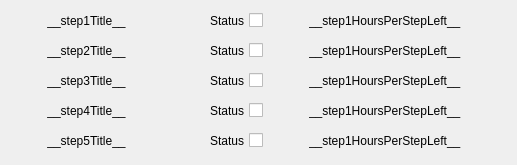
              <widget class="QWidget" name="scrollAreaWidgetContents">
               <property name="geometry">
                <rect>
                 <x>0</x>
                 <y>0</y>
                 <width>517</width>
                 <height>165</height>
                </rect>
               </property>
               <widget class="QWidget" name="layoutWidget">
                <property name="geometry">
                 <rect>
                  <x>10</x>
                  <y>40</y>
                  <width>501</width>
                  <height>22</height>
                 </rect>
                </property>
                <layout class="QHBoxLayout" name="horizontalLayout_6">
                 <item>
                  <widget class="QLabel" name="step2title_label">
                   <property name="text">
                    <string>__step2Title__</string>
                   </property>
                   <property name="alignment">
                    <set>Qt::AlignCenter</set>
                   </property>
                  </widget>
                 </item>
                 <item>
                  <spacer name="horizontalSpacer_7">
                   <property name="orientation">
                    <enum>Qt::Horizontal</enum>
                   </property>
                   <property name="sizeType">
                    <enum>QSizePolicy::Fixed</enum>
                   </property>
                   <property name="sizeHint" stdset="0">
                    <size>
                     <width>40</width>
                     <height>20</height>
                    </size>
                   </property>
                  </spacer>
                 </item>
                 <item>
                  <widget class="QCheckBox" name="step2_checkBox">
                   <property name="maximumSize">
                    <size>
                     <width>54</width>
                     <height>17</height>
                    </size>
                   </property>
                   <property name="layoutDirection">
                    <enum>Qt::RightToLeft</enum>
                   </property>
                   <property name="text">
                    <string>Status</string>
                   </property>
                   <property name="tristate">
                    <bool>false</bool>
                   </property>
                  </widget>
                 </item>
                 <item>
                  <spacer name="horizontalSpacer_8">
                   <property name="orientation">
                    <enum>Qt::Horizontal</enum>
                   </property>
                   <property name="sizeType">
                    <enum>QSizePolicy::Fixed</enum>
                   </property>
                   <property name="sizeHint" stdset="0">
                    <size>
                     <width>40</width>
                     <height>20</height>
                    </size>
                   </property>
                  </spacer>
                 </item>
                 <item>
                  <widget class="QLabel" name="step1hoursPerStepLeft_label_2">
                   <property name="text">
                    <string>__step1HoursPerStepLeft__</string>
                   </property>
                  </widget>
                 </item>
                 <item>
                  <spacer name="horizontalSpacer_16">
                   <property name="orientation">
                    <enum>Qt::Horizontal</enum>
                   </property>
                   <property name="sizeType">
                    <enum>QSizePolicy::Fixed</enum>
                   </property>
                   <property name="sizeHint" stdset="0">
                    <size>
                     <width>50</width>
                     <height>20</height>
                    </size>
                   </property>
                  </spacer>
                 </item>
                </layout>
               </widget>
               <widget class="QWidget" name="layoutWidget_2">
                <property name="geometry">
                 <rect>
                  <x>10</x>
                  <y>70</y>
                  <width>501</width>
                  <height>22</height>
                 </rect>
                </property>
                <layout class="QHBoxLayout" name="horizontalLayout_7">
                 <item>
                  <widget class="QLabel" name="step3title_label">
                   <property name="text">
                    <string>__step3Title__</string>
                   </property>
                   <property name="alignment">
                    <set>Qt::AlignCenter</set>
                   </property>
                  </widget>
                 </item>
                 <item>
                  <spacer name="horizontalSpacer_9">
                   <property name="orientation">
                    <enum>Qt::Horizontal</enum>
                   </property>
                   <property name="sizeType">
                    <enum>QSizePolicy::Fixed</enum>
                   </property>
                   <property name="sizeHint" stdset="0">
                    <size>
                     <width>40</width>
                     <height>20</height>
                    </size>
                   </property>
                  </spacer>
                 </item>
                 <item>
                  <widget class="QCheckBox" name="step3_checkBox">
                   <property name="maximumSize">
                    <size>
                     <width>54</width>
                     <height>17</height>
                    </size>
                   </property>
                   <property name="layoutDirection">
                    <enum>Qt::RightToLeft</enum>
                   </property>
                   <property name="text">
                    <string>Status</string>
                   </property>
                   <property name="tristate">
                    <bool>false</bool>
                   </property>
                  </widget>
                 </item>
                 <item>
                  <spacer name="horizontalSpacer_10">
                   <property name="orientation">
                    <enum>Qt::Horizontal</enum>
                   </property>
                   <property name="sizeType">
                    <enum>QSizePolicy::Fixed</enum>
                   </property>
                   <property name="sizeHint" stdset="0">
                    <size>
                     <width>40</width>
                     <height>20</height>
                    </size>
                   </property>
                  </spacer>
                 </item>
                 <item>
                  <widget class="QLabel" name="step1hoursPerStepLeft_label_3">
                   <property name="text">
                    <string>__step1HoursPerStepLeft__</string>
                   </property>
                  </widget>
                 </item>
                 <item>
                  <spacer name="horizontalSpacer_17">
                   <property name="orientation">
                    <enum>Qt::Horizontal</enum>
                   </property>
                   <property name="sizeType">
                    <enum>QSizePolicy::Fixed</enum>
                   </property>
                   <property name="sizeHint" stdset="0">
                    <size>
                     <width>50</width>
                     <height>20</height>
                    </size>
                   </property>
                  </spacer>
                 </item>
                </layout>
               </widget>
               <widget class="QWidget" name="layoutWidget_3">
                <property name="geometry">
                 <rect>
                  <x>10</x>
                  <y>100</y>
                  <width>501</width>
                  <height>22</height>
                 </rect>
                </property>
                <layout class="QHBoxLayout" name="horizontalLayout_8">
                 <item>
                  <widget class="QLabel" name="step4title_label">
                   <property name="text">
                    <string>__step4Title__</string>
                   </property>
                   <property name="alignment">
                    <set>Qt::AlignCenter</set>
                   </property>
                  </widget>
                 </item>
                 <item>
                  <spacer name="horizontalSpacer_11">
                   <property name="orientation">
                    <enum>Qt::Horizontal</enum>
                   </property>
                   <property name="sizeType">
                    <enum>QSizePolicy::Fixed</enum>
                   </property>
                   <property name="sizeHint" stdset="0">
                    <size>
                     <width>40</width>
                     <height>20</height>
                    </size>
                   </property>
                  </spacer>
                 </item>
                 <item>
                  <widget class="QCheckBox" name="step4_checkBox">
                   <property name="maximumSize">
                    <size>
                     <width>54</width>
                     <height>17</height>
                    </size>
                   </property>
                   <property name="layoutDirection">
                    <enum>Qt::RightToLeft</enum>
                   </property>
                   <property name="text">
                    <string>Status</string>
                   </property>
                   <property name="tristate">
                    <bool>false</bool>
                   </property>
                  </widget>
                 </item>
                 <item>
                  <spacer name="horizontalSpacer_12">
                   <property name="orientation">
                    <enum>Qt::Horizontal</enum>
                   </property>
                   <property name="sizeType">
                    <enum>QSizePolicy::Fixed</enum>
                   </property>
                   <property name="sizeHint" stdset="0">
                    <size>
                     <width>40</width>
                     <height>20</height>
                    </size>
                   </property>
                  </spacer>
                 </item>
                 <item>
                  <widget class="QLabel" name="step1hoursPerStepLeft_label_4">
                   <property name="text">
                    <string>__step1HoursPerStepLeft__</string>
                   </property>
                  </widget>
                 </item>
                 <item>
                  <spacer name="horizontalSpacer_18">
                   <property name="orientation">
                    <enum>Qt::Horizontal</enum>
                   </property>
                   <property name="sizeType">
                    <enum>QSizePolicy::Fixed</enum>
                   </property>
                   <property name="sizeHint" stdset="0">
                    <size>
                     <width>50</width>
                     <height>20</height>
                    </size>
                   </property>
                  </spacer>
                 </item>
                </layout>
               </widget>
               <widget class="QWidget" name="layoutWidget_4">
                <property name="geometry">
                 <rect>
                  <x>10</x>
                  <y>130</y>
                  <width>501</width>
                  <height>22</height>
                 </rect>
                </property>
                <layout class="QHBoxLayout" name="horizontalLayout_9">
                 <item>
                  <widget class="QLabel" name="step5title_label">
                   <property name="text">
                    <string>__step5Title__</string>
                   </property>
                   <property name="alignment">
                    <set>Qt::AlignCenter</set>
                   </property>
                  </widget>
                 </item>
                 <item>
                  <spacer name="horizontalSpacer_13">
                   <property name="orientation">
                    <enum>Qt::Horizontal</enum>
                   </property>
                   <property name="sizeType">
                    <enum>QSizePolicy::Fixed</enum>
                   </property>
                   <property name="sizeHint" stdset="0">
                    <size>
                     <width>40</width>
                     <height>20</height>
                    </size>
                   </property>
                  </spacer>
                 </item>
                 <item>
                  <widget class="QCheckBox" name="step5_checkBox">
                   <property name="maximumSize">
                    <size>
                     <width>54</width>
                     <height>17</height>
                    </size>
                   </property>
                   <property name="layoutDirection">
                    <enum>Qt::RightToLeft</enum>
                   </property>
                   <property name="text">
                    <string>Status</string>
                   </property>
                   <property name="tristate">
                    <bool>false</bool>
                   </property>
                  </widget>
                 </item>
                 <item>
                  <spacer name="horizontalSpacer_14">
                   <property name="orientation">
                    <enum>Qt::Horizontal</enum>
                   </property>
                   <property name="sizeType">
                    <enum>QSizePolicy::Fixed</enum>
                   </property>
                   <property name="sizeHint" stdset="0">
                    <size>
                     <width>40</width>
                     <height>20</height>
                    </size>
                   </property>
                  </spacer>
                 </item>
                 <item>
                  <widget class="QLabel" name="step1hoursPerStepLeft_label_5">
                   <property name="text">
                    <string>__step1HoursPerStepLeft__</string>
                   </property>
                  </widget>
                 </item>
                 <item>
                  <spacer name="horizontalSpacer_19">
                   <property name="orientation">
                    <enum>Qt::Horizontal</enum>
                   </property>
                   <property name="sizeType">
                    <enum>QSizePolicy::Fixed</enum>
                   </property>
                   <property name="sizeHint" stdset="0">
                    <size>
                     <width>50</width>
                     <height>17</height>
                    </size>
                   </property>
                  </spacer>
                 </item>
                </layout>
               </widget>
               <widget class="QWidget" name="">
                <property name="geometry">
                 <rect>
                  <x>10</x>
                  <y>10</y>
                  <width>501</width>
                  <height>22</height>
                 </rect>
                </property>
                <layout class="QHBoxLayout" name="horizontalLayout_5">
                 <item>
                  <widget class="QLabel" name="step1title_label">
                   <property name="text">
                    <string>__step1Title__</string>
                   </property>
                   <property name="alignment">
                    <set>Qt::AlignCenter</set>
                   </property>
                  </widget>
                 </item>
                 <item>
                  <spacer name="horizontalSpacer_3">
                   <property name="orientation">
                    <enum>Qt::Horizontal</enum>
                   </property>
                   <property name="sizeType">
                    <enum>QSizePolicy::Fixed</enum>
                   </property>
                   <property name="sizeHint" stdset="0">
                    <size>
                     <width>40</width>
                     <height>20</height>
                    </size>
                   </property>
                  </spacer>
                 </item>
                 <item>
                  <widget class="QCheckBox" name="step1_checkBox">
                   <property name="maximumSize">
                    <size>
                     <width>54</width>
                     <height>17</height>
                    </size>
                   </property>
                   <property name="layoutDirection">
                    <enum>Qt::RightToLeft</enum>
                   </property>
                   <property name="text">
                    <string>Status</string>
                   </property>
                   <property name="tristate">
                    <bool>false</bool>
                   </property>
                  </widget>
                 </item>
                 <item>
                  <spacer name="horizontalSpacer_6">
                   <property name="orientation">
                    <enum>Qt::Horizontal</enum>
                   </property>
                   <property name="sizeType">
                    <enum>QSizePolicy::Fixed</enum>
                   </property>
                   <property name="sizeHint" stdset="0">
                    <size>
                     <width>40</width>
                     <height>20</height>
                    </size>
                   </property>
                  </spacer>
                 </item>
                 <item>
                  <widget class="QLabel" name="step1hoursPerStepLeft_label">
                   <property name="text">
                    <string>__step1HoursPerStepLeft__</string>
                   </property>
                  </widget>
                 </item>
                 <item>
                  <spacer name="horizontalSpacer_15">
                   <property name="orientation">
                    <enum>Qt::Horizontal</enum>
                   </property>
                   <property name="sizeType">
                    <enum>QSizePolicy::Fixed</enum>
                   </property>
                   <property name="sizeHint" stdset="0">
                    <size>
                     <width>50</width>
                     <height>20</height>
                    </size>
                   </property>
                  </spacer>
                 </item>
                </layout>
               </widget>
              </widget>
